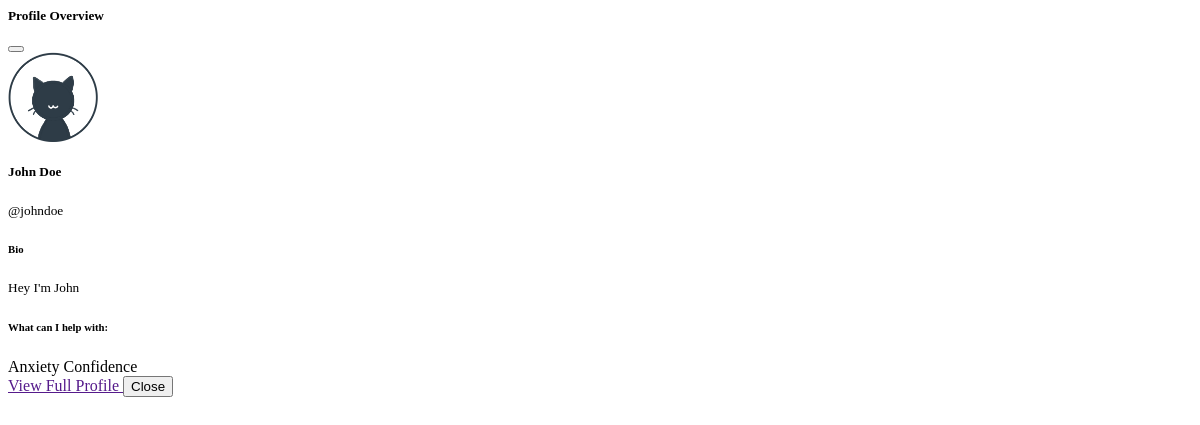
The app's page /mentor-profile-overview/johndoe/, older data.
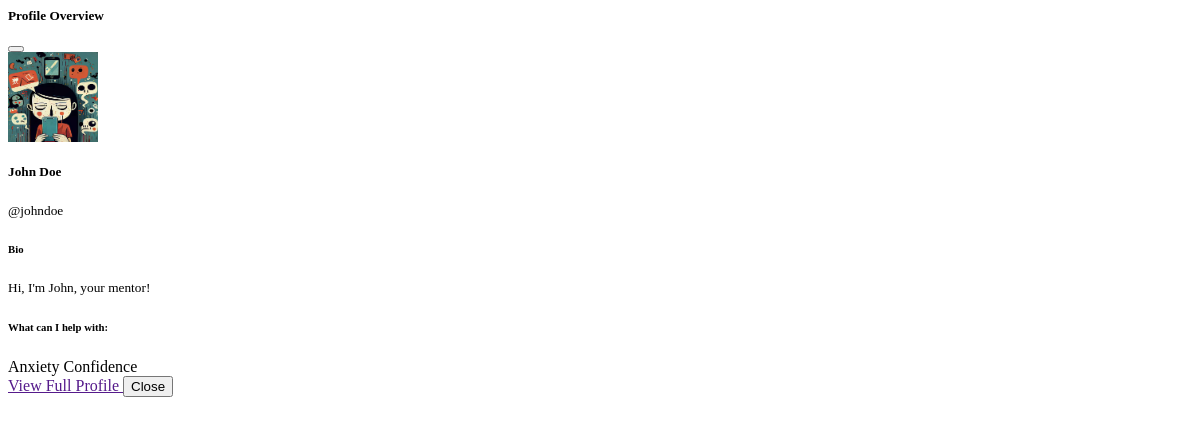
The same page, newer data.
### users/models.py (models this page shows, shortened)
class BaseProfile(models.Model):
    user = models.OneToOneField(AppUser, on_delete=models.CASCADE, related_name='profile')
    image = models.ImageField(default=DEFAULT_IMAGE_PATH, upload_to=upload_to, blank=True)
    id = models.UUIDField(default=uuid4, unique=True, editable=False, primary_key=True)
    class Meta:
        abstract = True

class MentorProfile(BaseProfile):
    user = models.OneToOneField(AppUser, on_delete=models.CASCADE, related_name='mentor_profile')
    bio = models.TextField(null=True, blank=True)
    experience = models.TextField(null=True, blank=True)
    availability = models.CharField(max_length=50, null=True, blank=True)
    verified = models.BooleanField(default=False)
    @property
    def full_name(self):
        return f'{self.user.first_name} {self.user.last_name}'
    @property
    def username(self):
        return self.user.username
    @property
    def all_skills(self):
        return self.skills.all()

class AppUser(AbstractUser):
    class Roles(models.TextChoices):
        USER = ('user', 'Regular')
        MENTOR = ('mentor', 'Mentor')
        MANAGER = ('manager', 'Manager')
        ADMIN = ('admin', 'Admin')
    role = models.CharField(max_length=50, choices=Roles.choices, default=Roles.USER)
    email_verified = models.BooleanField(default=False)
    created = models.DateTimeField(auto_now_add=True)
    updated = models.DateTimeField(auto_now=True)
    id = models.UUIDField(default=uuid4, unique=True, editable=False, primary_key=True)
    class Meta:
        ordering = ['-created']
        indexes = [
            models.Index(fields=['role'], name='appuser_role_idx'),
            models.Index(fields=['created'], name='appuser_created_idx'),
        ]
    @property
    def profile(self):
        if self.role == self.Roles.USER:
            try:
                return self.user_profile
            except UserProfile.DoesNotExist:
                return None
        elif self.role == self.Roles.MENTOR:
            try:
                return self.mentor_profile
            except MentorProfile.DoesNotExist:
                return None
        elif self.role == self.Roles.MANAGER:
            try:
                return self.manager_profile
            except ManagerProfile.DoesNotExist:
                return None
        return None

class MentorSkill(models.Model):
    profile = models.ForeignKey(MentorProfile, on_delete=models.CASCADE, related_name='skills')
    name = models.CharField(max_length=100)
    id = models.UUIDField(default=uuid4, unique=True, editable=False, primary_key=True)

### mentors/views.py (the view)
# urls.py: path('mentor-profile-overview/<str:username>/', views.mentor_profile_overview, name='mentor_profile_overview'),
def mentor_profile_overview(request, username):
    mentor = AppUserProxy.objects.get(username=username)
    skills = mentor.profile.all_skills
    context = {
        'profile': mentor.profile,
        'skills': skills,
    }
    return render(request, 'mentors/mentor_profile_overview.html', context)

### mentors/templates/mentors/mentor_profile_overview.html (shortened to what this page needs)
{% block content %}
<div class="modal-content rounded-3 border-0 shadow-lg radius-md">
    <div class="modal-header bg-primary bg-opacity-10 border-0">
        <h5 class="modal-title fw-bold text-primary" id="profileOverviewModalLabel">
             Profile Overview
        </h5>
        <button type="button" class="btn-close" data-bs-dismiss="modal" aria-label="Close"></button>
    </div>
    <div class="modal-body p-4">
        <div class="d-flex align-items-center mb-4">
            <img src="{{ profile.image.url }}" alt="Profile Picture"
                 class="rounded-circle border border-2 border-primary shadow-sm img-fluid"
                 style="width: 90px; height: 90px; object-fit: cover;">
            <div class="ms-3">
                <h5 class="mb-1 fw-semibold">{{ profile.full_name }}</h5>
                <small class="text-muted d-block">@{{ profile.username }}</small>
            </div>
        </div>
        {% if profile.bio %}
            <div class="mb-4">
                <h6 class="fw-medium text-dark mb-2">
                     Bio
                </h6>
                <p class="text-muted mb-0 fs-6"><small>{{ profile.bio }}</small></p>
            </div>
        {% endif %}
        {% if skills %}
            <div>
                <h6 class="fw-medium text-dark mb-2">
                     What can I help with:
                </h6>
                <div class="d-flex flex-wrap gap-2">
                    {% for skill in skills %}
                        <span class="badge bg-primary light-pink bg-opacity-75 text-dark hover-grow-sm radius-md px-3 py-2">
                            {{ skill.name }}
                        </span>
                    {% endfor %}
                </div>
            </div>
        {% endif %}
    </div>
    <div class="modal-footer border-0 pt-0">
        <a href="" class="btn btn-primary light-rose border-0 hover-grow-sm radius-md">
            View Full Profile
        </a>
        <button type="button" class="btn btn-primary border-0 hover-grow-sm dimmed-blue radius-md"
                data-bs-dismiss="modal">
            Close
        </button>
    </div>
</div>
{% endblock content %}

Row changes from the older to the newer data that the page shows:
changed MentorProfile "johndoe": image: a different picture; bio "Hey I'm John" → "Hi, I'm John, your mentor!"
